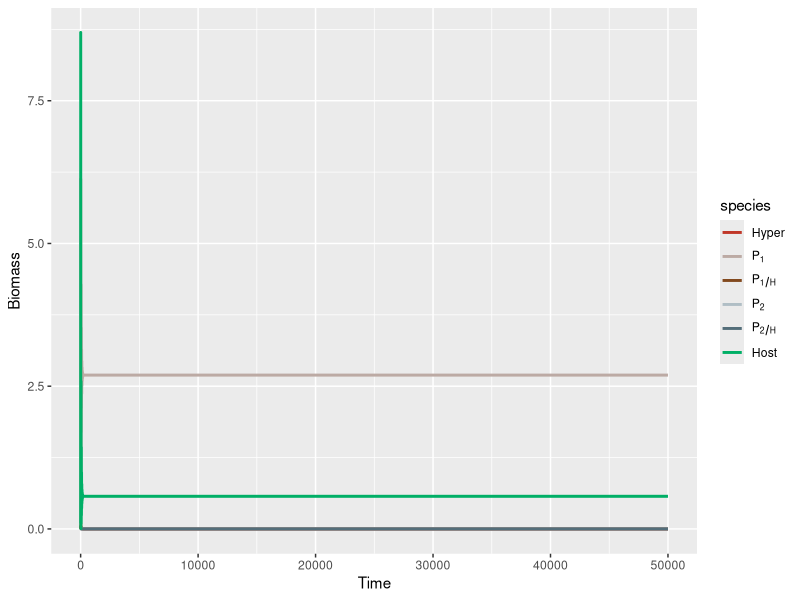

Source code (R): (Note: this script raises an error after producing the figure.)
library(deSolve)
library(tidyverse)

### Build up Mechanism 2 ----
M2 <- function(times, state, parms) {
  with(as.list(c(state, parms)), {
    dH_dt = (h1 * o1 * P1H) + (h2 * o2 * P2H) - (c1 * b1 * P1 + c2 * b2 * P2) * H - (d * H)
    dP1H_dt = (b1 * P1 * H) + DL * (e1H * psi1 * a1 * P1H * S) - (o1 + m1) * P1H
    dP2H_dt = (b2 * P2 * H) + DL * (e2H * psi2 * a2 * P2H * S) - (o2 + m2) * P2H
    dP1_dt = (e1 * a1 * P1) * S - (b1 * P1) * H + (1 - DL) * (e1H * psi1 * a1 * P1H * S) - m1 * P1
    dP2_dt = (e2 * a2 * P2) * S - (b2 * P2) * H + (1 - DL) * (e2H * psi2 * a2 * P2H * S) - m2 * P2
    dS_dt = (r * S * (1-S/K) - (a1 * P1 + a2 * P2 + psi1 * a1 * P1H + psi2 * a2 * P2H) * S)# * epsilon
    return(list(c(dH_dt, dP1H_dt, dP2H_dt, dP1_dt, dP2_dt, dS_dt)))
  })
}

### Event function----
#RemoveP2 <- function(times, state, parms){
#  with(as.list(c(state, parms)), {
    P2 = 0
    P2H = 0
    return(c(P2, P2H))
  #})
#}


### Model parameters ----
times <- seq(0, 50000, by = 1)
#state <- c(H = 5, P1H = 0, P2H = 0, P1 = 1, P2 = 1, S = 5)
#state <- c(H = 0.1, P1H = 0, P2H = 0, P1 = 0, P2 = 0.1, S = 0.2)
state <- c(H = 0.1, P1H = 0, P2H = 0, P1 = 0.01, P2 = 0, S = 0.1)
#Change alpha and beta--
parms <- c(epsilon = 1,
           r = 1, K = 10,
           a1 = 0.35, a2 = 0.5, psi1 = 1, psi2 = 1, e1 = 0.5, e2 = 0.5,
           b1 = 0.2, b2 = 0.45, m1 = 0.1, m2 = 0.05, e1H = 0.5, e2H = 0.5,
           o1 = 0.8, o2 = 0.8, h1 = 1, h2 = 1, c1 = 0.9, c2 = 0.9, d = 0.03, DL = 0)

#parms <- c(r = 1, K = 10,a1 = 0.35, a2 = 0.5, psi1 = 1, psi2 = 1, e1 = 0.5, e2 = 0.5,b1 = 0.2, b2 = 0.45, m1 = 0.05, m2 = 0.0536, e1H = 0.5, e2H = 0.5,o1 = 0.8, o2 = 0.8, h1 = 1, h2 = 1, c1 = 0.9, c2 = 0.9, d = 0.03, DL = 0)

### Model application ----
pop_size = ode(func = M2, times = times, y = state, parms = parms)

tail(pop_size)

### Plot the result ----
## Plotting
pop_size %>%
  as.data.frame() %>%
  filter(time %% 1 == 0) %>%
  #filter(time < 2000) %>%
  #View()
  pivot_longer(cols = c("H", "P1H", "P2H", "P1", "P2", "S"), #"H", "P1H", "P2H", "P1", "P2", "S" 
             names_to = "species", values_to = "biomass") %>%
  #filter(species == c("H","S")) %>%
  ggplot(mapping = aes(x = time, y = biomass, color = species)) +
  labs(x = "Time", y = "Biomass") + #title = expression(P[1]~"win") paste0("r =", parms["r"])) expression(α[1] == 0.35)+ #title = expression(α[1] == 0.35 ~","~ β[1] == 0.2 ) title = expression(P[1[0]] == 1
  geom_line(lwd = 1) +
  #geom_hline(yintercept = 0.05683562, color = "black", linetype = "dashed", linewidth = 1) +
  scale_colour_manual(labels = c("H" = "Hyper", "P1" = expression(P[1]), "P1H" = expression(P[1/H]), "P2" = expression(P[2]), "P2H" = expression(P[2/H]), "S" = "Host"),
                      values = c("H" = "#C03728", "P1" = "#BCAAA4", "P1H" = "#82491E",
                                 "P2" = "#B0BEC5", "P2H" = "#546E7A", "S" = "#00AF66"))

#ggsave("P2 in m2 00536 Tless500.png", width = 20, height = 11.25, units = "cm", dpi = 1600)

### Plotting the per capita growth rate----
pop_size %>%
  as.data.frame() %>%
  filter(time %% 1 == 0) %>%
  #filter(time > 100) %>%
  #View()
  pivot_longer(cols = c("per_H", "per_P1H", "per_P2H", "per_P1", "per_P2", "per_S"), 
               #"H", "P1H", "P2H", "P1", "P2", "S" 
               #"per_H", "per_P1H", "per_P2H", "per_P1", "per_P2", "per_S"
               names_to = "species", values_to = "rate") %>%
  #filter(species == c("H","S")) %>%
  ggplot(mapping = aes(x = time, y = rate, color = species)) +
  labs(x = "Time", y = "Rate", title = expression(m[1] < m[2])) +  #paste0("r =", parms["r"]))
  geom_line(lwd = 1) +
  scale_colour_manual(labels = c("per_H" = expression(r[H]), "per_P1H" = expression(r[P[1/H]]),
                                 "per_P2H" = expression(r[P[2/H]]) , "per_P1" = expression(r[P[1]]),
                                 "per_P2" = expression(r[P[2]]), "per_S" = expression(r[S])),
                      values = c('per_H' = "#C03728", 'per_P1H' = "#82491E", 
                                 'per_P2H' = "#546E7A", 'per_P1' = "#BCAAA4", 
                                 'per_P2' = "#B0BEC5", 'per_S' = "#00AF66"))

View(pop_size)
sd(pop_size[(nrow(pop_size)-round(length(times)*0.35)):nrow(pop_size),"S"]) > 1e-8

## Theme setting
A = 
  theme_bw()+
  theme(
    plot.title = element_text(hjust = 0.5, size = 20),
    axis.text.x = element_text(size = 15),
    axis.text.y = element_text(size = 15),
    axis.title.x = element_text(size = 20),
    axis.title.y = element_text(size = 20),
    legend.text = element_text(size = 10),
    legend.text.align = 0)
theme_set(A)


### Calculate the S* of each time step----
pop_size =
  pop_size %>%
  as.data.frame() %>%
  mutate(
       S2 = with(as.list(parms), {
         ((b2 * H + m2) * (m2 + o2))/ (e2 * a2 * (m2 + o2) + e2H * psi2 * a2 * b2 * H)}),
       S1 = with(as.list(parms), {
         ((b1 * H + m1) * (m1 + o1))/ (e1 * a1 * (m1 + o1) + e1H * psi1 * a1 * b1 * H)})
       )

## Plotting
pop_size %>%
  as.data.frame() %>%
  filter(time %% 1 == 0) %>%
  filter(time < 5000) %>%
  #View()
  pivot_longer(cols = c("H", "P1", "P2", "S1", "S2" ), #"H", "P1H", "P2H", "P1", "P2", "S" 
               names_to = "species", values_to = "biomass") %>%
  #filter(species == c("H","S")) %>%
  ggplot(mapping = aes(x = time, y = biomass, color = species)) +
  labs(x = "Time", y = "Biomass") +  #, title = expression(P[1]~"win") paste0("r =", parms["r"])) expression(α[1] == 0.35)
  geom_line(lwd = 1) +
  #geom_hline(yintercept = 0.133791930, color = "black", linetype = "dashed", size = 1) +
  scale_colour_manual(labels = c("H" = "Hyper", "P1" = expression(P[1]), "P1H" = expression(P[1/H]), "P2" = expression(P[2]), "P2H" = expression(P[2/H]), "S" = "Host"),
                      values = c("H" = "#C03728", "P1" = "#BCAAA4", "P1H" = "#82491E",
                                 "P2" = "#B0BEC5", "P2H" = "#546E7A", "S" = "#00AF66",
                                 "S1" = "#5e4a59", "S2" = "#a45ea1"))

tail(pop_size)
ggsave("m2 00536 sStar.png", width = 20, height = 11.25, units = "cm", dpi = 800)
